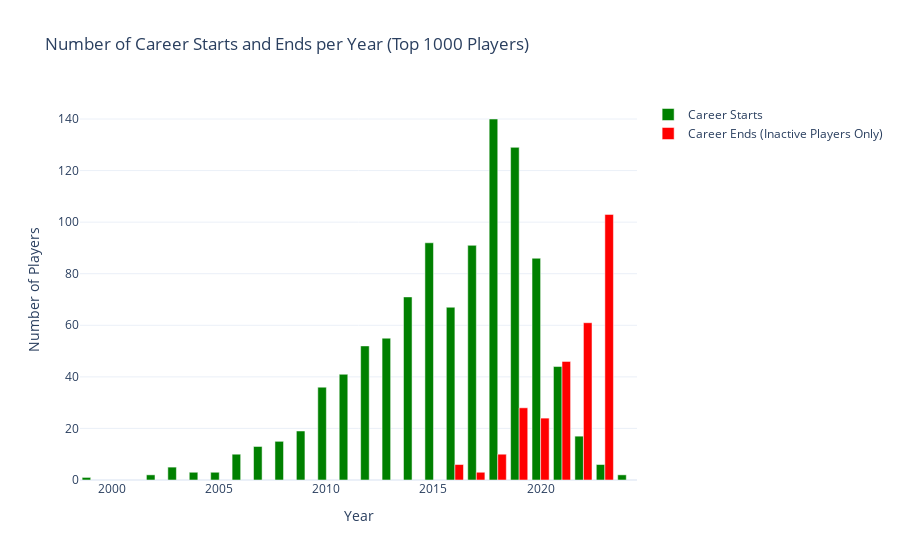

The notebook cell this image was saved under:
### Code cell
# Career starts and ends (not relevant as dataset is fixed in time)

start_counts = career_span_df['StartYear'].value_counts().sort_index()
end_counts = career_span_df[career_span_df['CareerStatus'] == 'Inactive']['EndYear'].value_counts().sort_index()

# Create Plotly bar chart showing career starts and ends (cleaned version)
fig = go.Figure()

fig.add_trace(go.Bar(
    x=start_counts.index,
    y=start_counts.values,
    name='Career Starts',
    marker_color='green'
))

fig.add_trace(go.Bar(
    x=end_counts.index,
    y=end_counts.values,
    name='Career Ends (Inactive Players Only)',
    marker_color='red'
))

# Update layout with titles and formatting
fig.update_layout(
    title='Number of Career Starts and Ends per Year (Top 1000 Players)',
    xaxis_title='Year',
    yaxis_title='Number of Players',
    barmode='group',
    template='plotly_white'
)

fig.show()

### Figure 1 — Plotly figure (JSON) as saved in the notebook; plotly's stock layout.template omitted (floating-point values rounded to 4 significant figures)
{"data": [{"marker": {"color": "green"}, "name": "Career Starts", "type": "bar", "x": [1999, 2002, 2003, 2004, 2005, 2006, 2007, 2008, 2009, 2010, 2011, 2012, 2013, 2014, 2015, 2016, 2017, 2018, 2019, 2020, 2021, 2022, 2023, 2024], "y": [1, 2, 5, 3, 3, 10, 13, 15, 19, 36, 41, 52, 55, 71, 92, 67, 91, 140, 129, 86, 44, 17, 6, 2]}, {"marker": {"color": "red"}, "name": "Career Ends (Inactive Players Only)", "type": "bar", "x": [2016, 2017, 2018, 2019, 2020, 2021, 2022, 2023], "y": [6, 3, 10, 28, 24, 46, 61, 103]}], "layout": {"barmode": "group", "title": {"text": "Number of Career Starts and Ends per Year (Top 1000 Players)"}, "xaxis": {"title": {"text": "Year"}}, "yaxis": {"title": {"text": "Number of Players"}}}}
